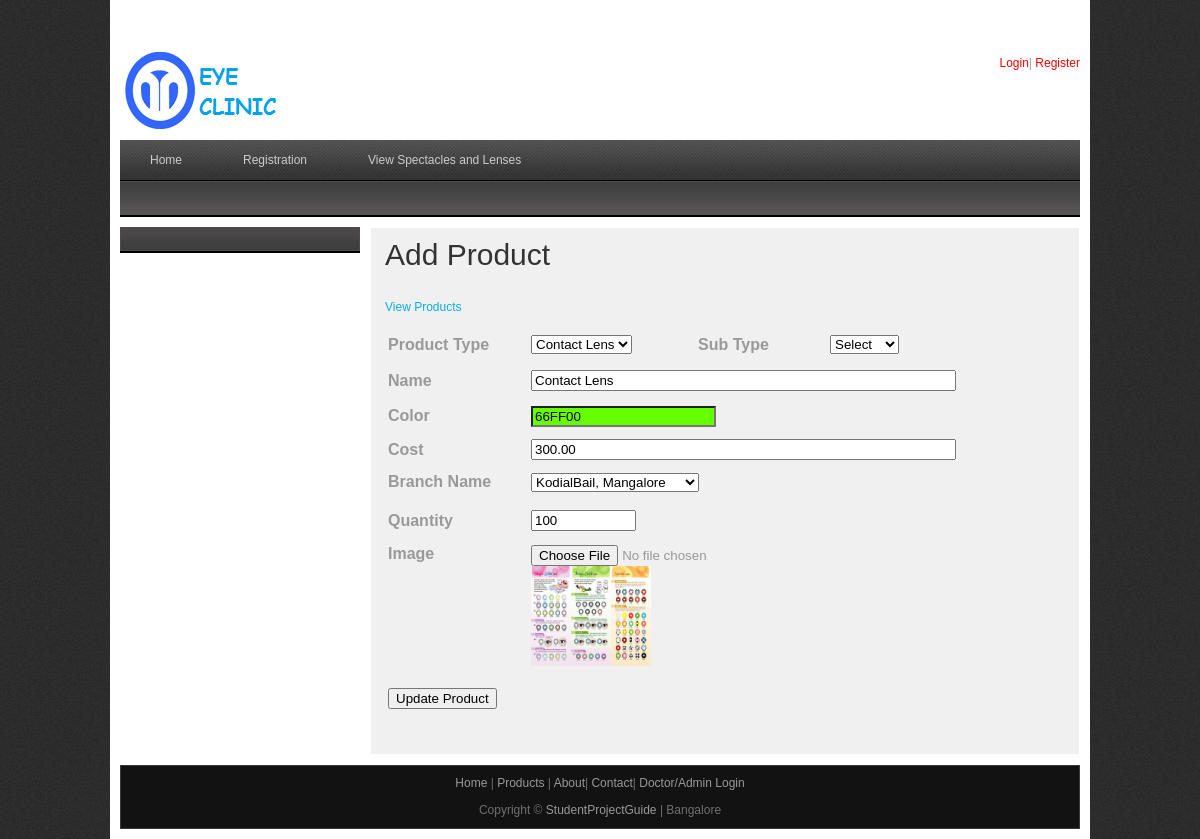
The page /addproduct.php?prodid=1 on the database its author committed.
### tables this page shows
CREATE TABLE IF NOT EXISTS `products` (
  `prod_id` int(10) NOT NULL AUTO_INCREMENT,
  `branch_id` int(10) NOT NULL,
  `name` varchar(50) NOT NULL,
  `product_type` varchar(50) NOT NULL,
  `sub_type` varchar(25) NOT NULL,
  `image` varchar(100) NOT NULL,
  `color` varchar(20) NOT NULL,
  `cost` double(10,2) NOT NULL,
  `quantity` int(10) NOT NULL,
  PRIMARY KEY (`prod_id`)
);

### addproduct.php (the view, shortened to what this page needs)
<?php
include("includes/header.php");
include("includes/conn.php");
$resbranch = mysqli_query($con,"select * from branch");
?>
    <div id="templatemo_main">
   		<div id="sidebar" class="float_l">
        	<div class="sidebar_box"><span class="bottom"></span>
            </div>
   		</div>
        <div id="content" class="float_r">
        <h1>Add Product</h1>
        <p><a href="viewproducts.php">View Products</a></p>
        <form action="" method="post" enctype="multipart/form-data" name="adprod" id="adprod" onsubmit="return validation()">
          <table width="644" border="0">
            <tr>
              <td width="139" height="34"><strong>Product Type</strong></td>
                <td width="163">
  <?php
  			$resultquery = mysqli_query($con,"SELECT * FROM  products where prod_id='$_GET[prodid]'");
			$rowrec = mysqli_fetch_array($resultquery);
				$arrcont = array("Lens","Frames","Contact Lens");
				?>
                <select name="ptype" id="ptype" onchange="showUser(this.value)">
                  <?php
				 foreach($arrcont as $value)
				 {
					 if($rowrec["product_type"] == $value)
					 {
					 echo "<option value='$value' selected>$value</option>";
					 }
					 else
					 {
					 echo "<option value='$value'>$value</option>";
					 }
				 }
				 ?>
                </select></td>
                <td width="128"><strong>Sub Type</strong></td>
                <td width="196"><div id="txtHint"><select name="ptype2" id="ptype2">
                 <option value="">Select</option>
                </select></div></td>
            </tr>
            <tr>
              <td height="34"><strong>
                <label for="name" class="left">Name</label>
              </strong></td>
              <td colspan="3">
              <input name="name" class="right" type="text" id="name" size="50" value="<?php   echo $rowrec[name]; ?>" />
              </td>
            </tr>
            <tr>
              <td height="33"><strong>
                <label class="left" for="doclname2">Color</label>
              </strong></td>
              <td colspan="3"><script type="text/javascript" src="jscolor.js"></script>
				   <input name="colorpick" class="color" value="
                     <?php
			  	if(isset($_GET[prodid]))
			  	{
					echo $rowrec[color];
				}
				else
				{
					echo "66ff00";
				}
				?>">
			</td>
            </tr>
            <tr>
              <td height="30"><strong>
                <label for="loginid2" class="left">Cost</label>
              </strong></td>
              <td colspan="3"><input name="cost" type="text" class="right" id="cost" size="50" value="<?php   echo $rowrec[cost]; ?>" /></td>
            </tr>
            <tr>
              <td height="31"><strong>
                <label for="password2" class="left">Branch Name</label>
              </strong></td>
              <td colspan="3">
                <select name="bname" id="bname">
            <?php
			while($rows = mysqli_fetch_array($resbranch))
			{
				if($rows[branch_id]==$rowrec[branch_id])
				{
				echo "<option value='$rows[branch_id]' selected>$rows[branch_name]</option>";
				}
				else
				{
				echo "<option value='$rows[branch_id]'>$rows[branch_name]</option>";
				}
			}
			?>
                        </select></td>
            </tr>
            <tr>
              <td height="42"><strong>
                <label class="left" for="cpassword2">Quantity</label>
              </strong></td>
              <td colspan="3"><input name="qty" class="right" type="text" id="qty" size="10" value="<?php   echo $rowrec[quantity]; ?>"/></td>
            </tr>
            <tr>
              <td height="32" valign="top"><strong>Image</strong></td>
              <td colspan="3"><label for="file"></label>
              <input type="file" name="file" id="file" />
              	<?php
              if($rowrec['image']=="")
				{
				$img = "upload/noimage.jpg";
				}
				else
				{
				$img = "upload/".$rowrec[image];
				}
				?><br />
                <?php
			  if(isset($_GET[prodid]))
			  {
			  ?>
                <img src="<?php   echo $img; ?>" alt="Image 02" height="100" width="120"/>
                <?php
			  }
			?>
              </td>
            </tr>
            <tr>
              <td height="36" colspan="4" align="center"><p>
              <?php
			  if(isset($_GET[prodid]))
			  {
			  ?>
              <br />
                <input type="submit" name="update" id="update" value="Update Product" class="submit_btn float_l"  />
                <?php
				}
				else
				{
				?>
<input type="submit" name="add" id="add" value="Add Product" class="submit_btn float_l" />
                <?php
				}
				?>
              </p></td>
            </tr>
          </table>
          <p>&nbsp;</p>
        </form>
      </div>
    </div>
<?php
include("includes/footer.php");
?>

### css/templatemo_style.css (style rules this page uses)
body { margin: 0; padding: 0; color: #999; font-family: Tahoma, Geneva, sans-serif; font-size: 12px; line-height: 1.4em; background-color: #2e2e2e; background-repeat: repeat; background-image: url(../images/templatemo_body.jpg) }
a, a:link, a:visited { color: #08aee3; font-weight: normal; text-decoration: none; }
p { margin: 0 0 10px 0; padding: 0; }
img { border: none; }
h1, h2, h3, h4, h5, h6 { color: #333; font-weight: normal; }
h1 { font-size: 30px; margin: 0 0 30px; padding: 5px 0; }
.float_l { float: left }
.float_r { float: right }
#templatemo_main { width: 100%; margin-bottom: 10px; }
#content { width: 680px; background: #f0f0f0; border: 1px solid #fff; padding: 14px; }
#sidebar { width: 240px }
.sidebar_box { position: relative; background: #4c4a4a; margin-bottom: 36px; }
.sidebar_box span.bottom { position: absolute; bottom: -26px; left: 0; width: 240px; height: 26px; background: url(../images/templatemo_sidebar_bottom.jpg) }

### rows shown on the page
products: ptype "Contact Lens", name "Contact Lens", colorpick "66FF00", cost "300.00", qty "100", image (picture)

### other values the page prints
form field bname "KodialBail, Mangalore"
